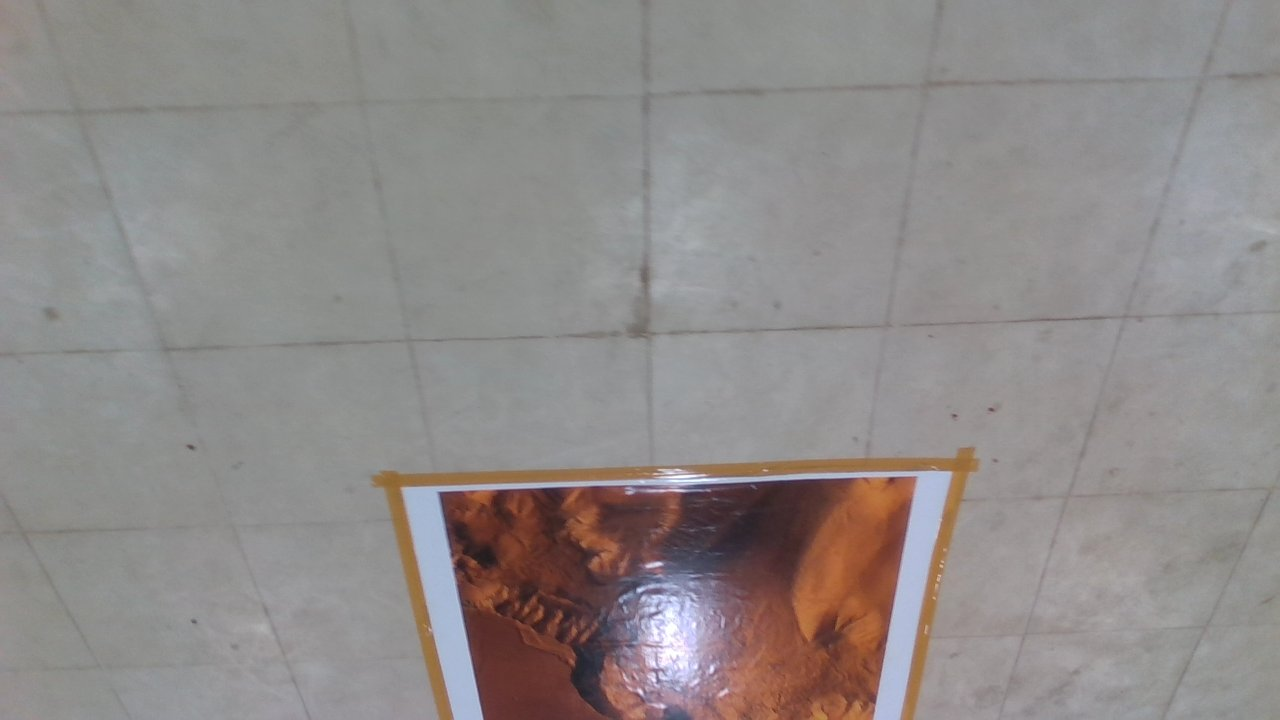
#> input picture elimination_round/image1.jpg, 1280 x 720 px
$ python offline_detector.py --frames elimination_round --seeds elimination_round   (older library calls are emulated)
#> lines starting #> are read from the running program, lines starting #| are printed output that depends on the picture
#!/usr/bin/env python3
"""
offline_detector.py  —  Run on LAPTOP after flight
===================================================
Loads recorded JPEG frames from flight_recorder.py and runs ORB-based
seed detection. No ROS required — pure OpenCV + numpy.

Usage:
  python offline_detector.py ^
      --frames ./recordings/2026-06-15_14-30 ^
      --seeds  ./seed_tracker/seeds/seeds_clamp ^
      --save-dir ./detections_offline ^
      --display

  # Run against multiple seed folders at once
  python offline_detector.py ^
      --frames ./recordings/2026-06-15_14-30 ^
      --seeds ./seed_tracker/seeds/seeds_clamp ./seed_tracker/seeds/seeds_mouse ^
      --display --stop-on-first
"""

import argparse
import csv
import os
import sys
import time

import cv2
import numpy as np

# ──────────────────────────────────────────────────────────────
# DETECTION CONFIG  (edit if needed)
# ──────────────────────────────────────────────────────────────
MAX_FEATURES      = 1000
FAST_THRESHOLD    = 8
MATCH_RATIO       = 0.85
MIN_MATCH_COUNT   = 10
MIN_INLIERS       = 8
MIN_INLIER_RATIO  = 0.30
LR_SIZE           = 128      # patch matching resolution
PATCH_SIZES       = [256, 512]
PATCH_OVERLAP     = 0.5
BLUR_THRESHOLD    = 30.0
SEED_CENTER_CROP  = 1.0      # 0.75 if seed photos have noisy backgrounds
JPEG_QUALITY      = 95
# ──────────────────────────────────────────────────────────────


# ── Seed loading ──────────────────────────────────────────────
class SeedTemplate:
    def __init__(self, name, keypoints, descriptors, width, height):
        self.name        = name
        self.keypoints   = keypoints
        self.descriptors = descriptors
        self.width       = width
        self.height      = height


def load_seeds_from_dirs(seed_dirs, orb, lr_size=128, center_crop=1.0):
    seeds = []
    exts  = {".jpg", ".jpeg", ".png", ".bmp"}

    for seed_dir in seed_dirs:
        if not os.path.isdir(seed_dir):
            print(f"[seeds] WARNING: '{seed_dir}' is not a directory — skipping")
            continue

        for fname in sorted(os.listdir(seed_dir)):
            if os.path.splitext(fname)[1].lower() not in exts:
                continue
            path = os.path.join(seed_dir, fname)
            img  = cv2.imread(path)
            if img is None:
                print(f"[seeds] WARNING: Could not load {path}")
                continue

            h, w = img.shape[:2]
            if center_crop < 1.0:
                ch = int(h * center_crop); cw = int(w * center_crop)
                y0 = (h - ch) // 2;        x0 = (w - cw) // 2
                img = img[y0:y0+ch, x0:x0+cw]
                h, w = img.shape[:2]

            lr = cv2.resize(img, (lr_size, lr_size), interpolation=cv2.INTER_AREA)
            gray = cv2.cvtColor(lr, cv2.COLOR_BGR2GRAY)
            clahe = cv2.createCLAHE(clipLimit=2.0, tileGridSize=(8, 8))
            gray  = clahe.apply(gray)
            kps, descs = orb.detectAndCompute(gray, None)

            if descs is None or len(kps) < 4:
                print(f"[seeds] WARNING: Too few features in {fname} ({len(kps) if kps else 0}) — skipping")
                continue

            name = os.path.splitext(fname)[0]
            seeds.append(SeedTemplate(name, kps, descs, lr_size, lr_size))
            print(f"[seeds] Loaded: {fname}  ({len(kps)} keypoints)")

    return seeds


# ── Detection pipeline ────────────────────────────────────────
class OfflineDetector:
    def __init__(self, seeds):
        self.seeds   = seeds
        self.orb     = cv2.ORB_create(
            nfeatures=MAX_FEATURES,
            fastThreshold=FAST_THRESHOLD,
            scoreType=cv2.ORB_HARRIS_SCORE,
        )
        self.matcher = cv2.BFMatcher(cv2.NORM_HAMMING, crossCheck=False)
        self.clahe   = cv2.createCLAHE(clipLimit=2.0, tileGridSize=(8, 8))

    # [19 lines left out: functions _axis_positions, _patches, not called in this run]

    def _is_blurry(self, frame):
        gray = cv2.cvtColor(frame, cv2.COLOR_BGR2GRAY)
        return cv2.Laplacian(gray, cv2.CV_64F).var() < BLUR_THRESHOLD

    # [39 lines left out: functions _match_seed, _project_quad, not called in this run]

    def process(self, frame):
        """Returns list of detections: [{seed_name, inliers, score, quad, bbox}]"""
        if self._is_blurry(frame):
            return None, True   # (detections, is_blurry)

        # Build patch features
        patch_features = {}
        for ps in PATCH_SIZES:
            for px, py, lr_bgr in self._patches(frame, ps):
                gray = cv2.cvtColor(lr_bgr, cv2.COLOR_BGR2GRAY)
                gray = self.clahe.apply(gray)
                kps, descs = self.orb.detectAndCompute(gray, None)
                if descs is not None and len(kps) >= 4:
                    patch_features[(px, py, ps)] = (kps, descs)

        best = None
        for seed in self.seeds:
            for (px, py, ps), (kps, descs) in patch_features.items():
                m = self._match_seed(seed, kps, descs)
                if m is None:
                    continue
                inliers, score, H = m
                if best is not None and inliers <= best["inliers"]:
                    continue

                quad = self._project_quad(H, seed, px, py, ps)
                if quad is None:
                    continue

                fh, fw = frame.shape[:2]
                x1 = max(0, int(quad[:,0].min())); y1 = max(0, int(quad[:,1].min()))
                x2 = min(fw-1, int(quad[:,0].max())); y2 = min(fh-1, int(quad[:,1].max()))
                if x2-x1 < 8 or y2-y1 < 8:
                    continue

                best = {"seed_name": seed.name, "inliers": inliers,
                        "score": score, "quad": quad,
                        "bbox": (x1, y1, x2-x1, y2-y1)}

        return best, False


# [14 lines left out: function draw_detection, not called in this run]


def parse_args():
    parser = argparse.ArgumentParser(description="Offline seed detector — run on laptop after flight")
    parser.add_argument("--frames",   required=True, nargs="+",
                        help="folder(s) containing recorded JPEG frames")
    parser.add_argument("--seeds",    required=True, nargs="+",
                        help="seed image folder(s)")
    parser.add_argument("--save-dir", default="./detections_offline",
                        help="output directory for annotated frames + CSV (default: ./detections_offline)")
    parser.add_argument("--display",  action="store_true",
                        help="show live window while processing")
    parser.add_argument("--stop-on-first", action="store_true",
                        help="stop processing after first confirmed detection")
    parser.add_argument("--seed-center-crop", type=float, default=SEED_CENTER_CROP,
                        help=f"center crop fraction for seeds (default: {SEED_CENTER_CROP})")
    return parser.parse_args()


def main():
    args = parse_args()

    os.makedirs(args.save_dir, exist_ok=True)

    # Collect frame files from all specified folders
    frame_files = []
    for folder in args.frames:
        if not os.path.isdir(folder):
            print(f"[offline] WARNING: '{folder}' not found — skipping")
            continue
        files = sorted(
            os.path.join(folder, f)
            for f in os.listdir(folder)
            if f.lower().endswith((".jpg",".jpeg",".png"))
        )
        frame_files.extend(files)
        print(f"[offline] Found {len(files)} frames in {folder}")

    if not frame_files:
        print("[offline] ERROR: No frames found. Check --frames path.")
        sys.exit(1)

    # Load seeds
    orb   = cv2.ORB_create(nfeatures=MAX_FEATURES, fastThreshold=FAST_THRESHOLD,
                            scoreType=cv2.ORB_HARRIS_SCORE)
    seeds = load_seeds_from_dirs(args.seeds, orb, LR_SIZE, args.seed_center_crop)
#> in load_seeds_from_dirs, img is the input picture: shape (720, 1280, 3); mean B, G, R 137, 138.1, 143
#> in load_seeds_from_dirs, `lr = cv2.resize(img, (lr_size, lr_size), interpolation=cv2.INTER_AREA)`:
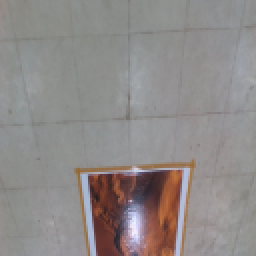
#> lr: shape (128, 128, 3) (shown 2 times larger); mean B, G, R 137, 138.1, 143
#> in load_seeds_from_dirs, `gray = cv2.cvtColor(lr, cv2.COLOR_BGR2GRAY)`:
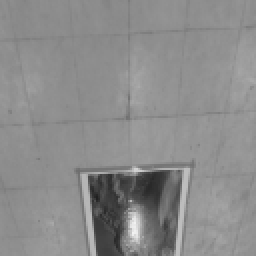
#> gray: shape (128, 128) (shown 2 times larger); min 32, max 242, mean 139.4
#> in load_seeds_from_dirs, `gray  = clahe.apply(gray)`:
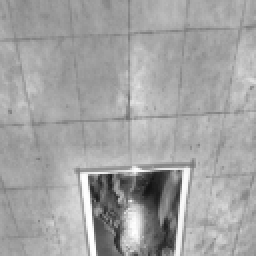
#> gray: shape (128, 128) (shown 2 times larger); min 19, max 255, mean 162.9
#> in load_seeds_from_dirs, `kps, descs = orb.detectAndCompute(gray, None)`: kps = 221 keypoints; strongest (x, y, size): (44, 89, 31), (44, 90, 37.2), (41, 87, 31), (54, 90, 37.2)
#> in __init__, `self.keypoints   = keypoints`: self.keypoints has the same summary as kps in load_seeds_from_dirs
#| [seeds] Loaded: image1.jpg  (221 keypoints)
#> seeds = 1 item

    if not seeds:
        print("[offline] ERROR: No seeds loaded.")
        sys.exit(1)

    print(f"\n[offline] {len(frame_files)} frames | {len(seeds)} seeds")
#| [offline] 1 frames | 1 seeds
    print(f"[offline] Saving to: {args.save_dir}")
    print("[offline] Processing... (press Q in display window to quit)\n")

    detector   = OfflineDetector(seeds)
    csv_path   = os.path.join(args.save_dir, "detections.csv")
    detections = []
    blurry_ct  = 0
    t_start    = time.time()

    with open(csv_path, "w", newline="") as csvf:
        writer = csv.writer(csvf)
        writer.writerow(["frame_file","seed_name","inliers","score","bbox_x","bbox_y","bbox_w","bbox_h"])

        for i, fpath in enumerate(frame_files):
            frame = cv2.imread(fpath)
            if frame is None:
                print(f"[offline] WARNING: Could not read {fpath}")
                continue

            det, blurry = detector.process(frame)
#> in _is_blurry, `gray = cv2.cvtColor(frame, cv2.COLOR_BGR2GRAY)`:
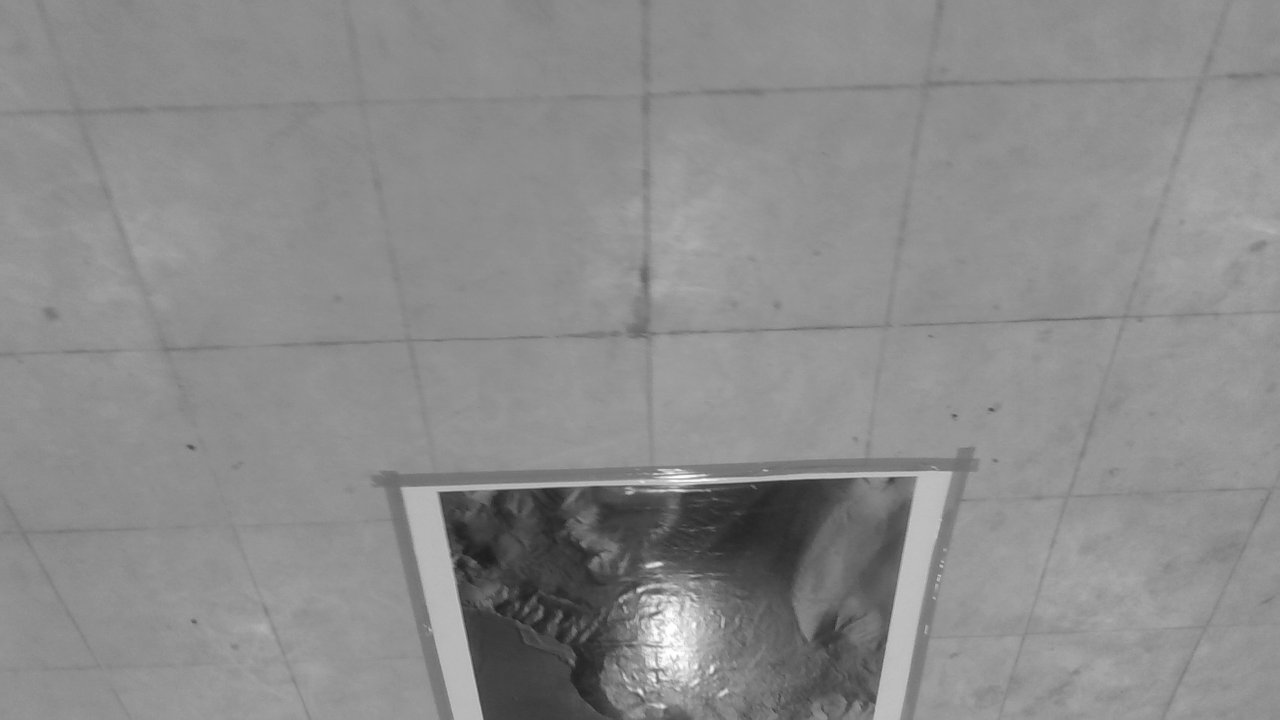
#> gray: shape (720, 1280); min 28, max 255, mean 139.4
#> blurry = True

            if blurry:
                blurry_ct += 1
                if args.display:
                    canvas = frame.copy()
                    cv2.putText(canvas, "BLURRY - skipped", (10,30),
                                cv2.FONT_HERSHEY_SIMPLEX, 0.8, (0,100,255), 2)
                    cv2.imshow("Offline Detector", canvas)
                    if cv2.waitKey(1) & 0xFF in (ord('q'), 27):
                        break
                continue

            fname_stem = os.path.splitext(os.path.basename(fpath))[0]
            canvas = draw_detection(frame, det)

            if det is not None:
                x, y, w, h = det["bbox"]
                writer.writerow([os.path.basename(fpath), det["seed_name"],
                                  det["inliers"], f"{det['score']:.4f}",
                                  x, y, w, h])
                csvf.flush()
                detections.append(det)

                # Save annotated frame
                out_path = os.path.join(args.save_dir, f"det_{fname_stem}.jpg")
                cv2.imwrite(out_path, canvas, [cv2.IMWRITE_JPEG_QUALITY, JPEG_QUALITY])
                print(f"[offline] DETECTION  frame={i+1}/{len(frame_files)}"
                      f"  seed={det['seed_name']}  inliers={det['inliers']}"
                      f"  score={det['score']:.2f}")

                if args.stop_on_first:
                    print("[offline] --stop-on-first reached.")
                    if args.display: cv2.destroyAllWindows()
                    break

            else:
                # Progress print every 50 frames
                if (i+1) % 50 == 0:
                    elapsed = time.time()-t_start
                    rate    = (i+1)/elapsed
                    print(f"[offline] {i+1}/{len(frame_files)} frames  "
                          f"({rate:.1f} fps)  detections so far: {len(detections)}"
                          f"  blurry: {blurry_ct}")

            if args.display:
                cv2.imshow("Offline Detector", canvas)
                if cv2.waitKey(1) & 0xFF in (ord('q'), 27):
                    print("[offline] User quit.")
                    break

    if args.display:
        cv2.destroyAllWindows()

    elapsed = time.time()-t_start
    print("\n" + "="*50)
    print("OFFLINE DETECTION SUMMARY")
    print("="*50)
    print(f"  Frames processed : {len(frame_files)}")
    print(f"  Blurry skipped   : {blurry_ct}")
    print(f"  Total detections : {len(detections)}")
    print(f"  Time elapsed     : {elapsed:.1f}s ({len(frame_files)/elapsed:.1f} fps)")
    print(f"  CSV saved to     : {csv_path}")
    if detections:
        seeds_found = set(d["seed_name"] for d in detections)
        print(f"  Seeds detected   : {', '.join(seeds_found)}")
    print("="*50)


if __name__ == "__main__":
    main()
